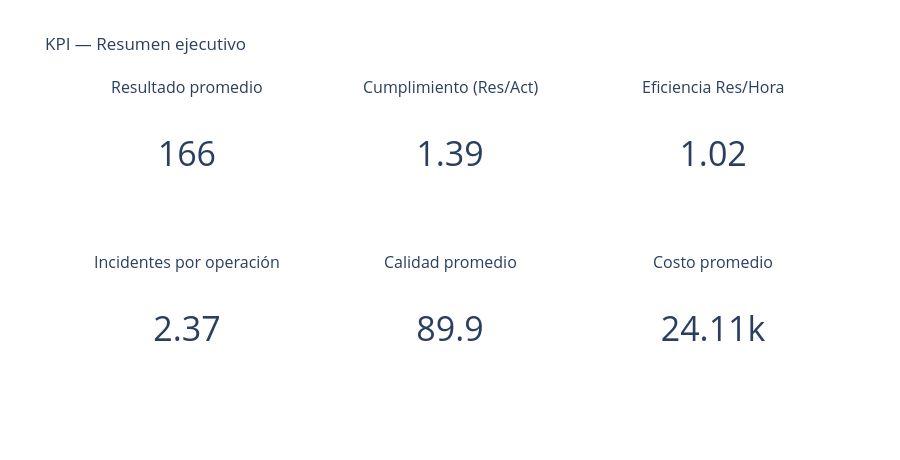

Notebook code cell kept with this figure:
### Code cell
# ── Tarjetas KPI (resumen ejecutivo) ──────────────────────────────
kpis_mostrar = [
    ("Resultado promedio", round(datos["Resultado"].mean(), 1)),
    ("Cumplimiento (Res/Act)", round(datos["Cumplimiento"].mean(), 2)),
    ("Eficiencia Res/Hora", round(datos["Eficiencia_Hora"].mean(), 2)),
    ("Incidentes por operación", round(datos["Incidentes"].mean(), 2)),
    ("Calidad promedio", round(datos["Calidad"].mean(), 1)),
    ("Costo promedio", round(datos["Costo"].mean(), 0)),
]
fig_cards = make_subplots(
    rows=2, cols=3,
    specs=[[{"type": "domain"}, {"type": "domain"}, {"type": "domain"}],
           [{"type": "domain"}, {"type": "domain"}, {"type": "domain"}]],
    subplot_titles=[k[0] for k in kpis_mostrar],
)
for i, (titulo, valor) in enumerate(kpis_mostrar):
    r, c = divmod(i, 3)
    fig_cards.add_trace(go.Indicator(mode="number", value=valor, number={"font": {"size": 34}}),
                        row=r + 1, col=c + 1)
fig_cards.update_layout(height=460, showlegend=False, title="KPI — Resumen ejecutivo")
fig_cards.show()

### Figure 1 — Plotly figure (JSON) as saved in the notebook; plotly's stock layout.template omitted (floating-point values rounded to 4 significant figures)
{"data": [{"domain": {"x": [0.0, 0.2889], "y": [0.625, 1.0]}, "mode": "number", "number": {"font": {"size": 34}}, "type": "indicator", "value": 166.0}, {"domain": {"x": [0.3556, 0.6444], "y": [0.625, 1.0]}, "mode": "number", "number": {"font": {"size": 34}}, "type": "indicator", "value": 1.39}, {"domain": {"x": [0.7111, 1.0], "y": [0.625, 1.0]}, "mode": "number", "number": {"font": {"size": 34}}, "type": "indicator", "value": 1.02}, {"domain": {"x": [0.0, 0.2889], "y": [0.0, 0.375]}, "mode": "number", "number": {"font": {"size": 34}}, "type": "indicator", "value": 2.37}, {"domain": {"x": [0.3556, 0.6444], "y": [0.0, 0.375]}, "mode": "number", "number": {"font": {"size": 34}}, "type": "indicator", "value": 89.9}, {"domain": {"x": [0.7111, 1.0], "y": [0.0, 0.375]}, "mode": "number", "number": {"font": {"size": 34}}, "type": "indicator", "value": 24110.0}], "layout": {"annotations": [{"font": {"size": 16}, "showarrow": false, "text": "Resultado promedio", "x": 0.1444, "xanchor": "center", "xref": "paper", "y": 1.0, "yanchor": "bottom", "yref": "paper"}, {"font": {"size": 16}, "showarrow": false, "text": "Cumplimiento (Res/Act)", "x": 0.5, "xanchor": "center", "xref": "paper", "y": 1.0, "yanchor": "bottom", "yref": "paper"}, {"font": {"size": 16}, "showarrow": false, "text": "Eficiencia Res/Hora", "x": 0.8556, "xanchor": "center", "xref": "paper", "y": 1.0, "yanchor": "bottom", "yref": "paper"}, {"font": {"size": 16}, "showarrow": false, "text": "Incidentes por operación", "x": 0.1444, "xanchor": "center", "xref": "paper", "y": 0.375, "yanchor": "bottom", "yref": "paper"}, {"font": {"size": 16}, "showarrow": false, "text": "Calidad promedio", "x": 0.5, "xanchor": "center", "xref": "paper", "y": 0.375, "yanchor": "bottom", "yref": "paper"}, {"font": {"size": 16}, "showarrow": false, "text": "Costo promedio", "x": 0.8556, "xanchor": "center", "xref": "paper", "y": 0.375, "yanchor": "bottom", "yref": "paper"}], "height": 460, "showlegend": false, "title": {"text": "KPI — Resumen ejecutivo"}}}
